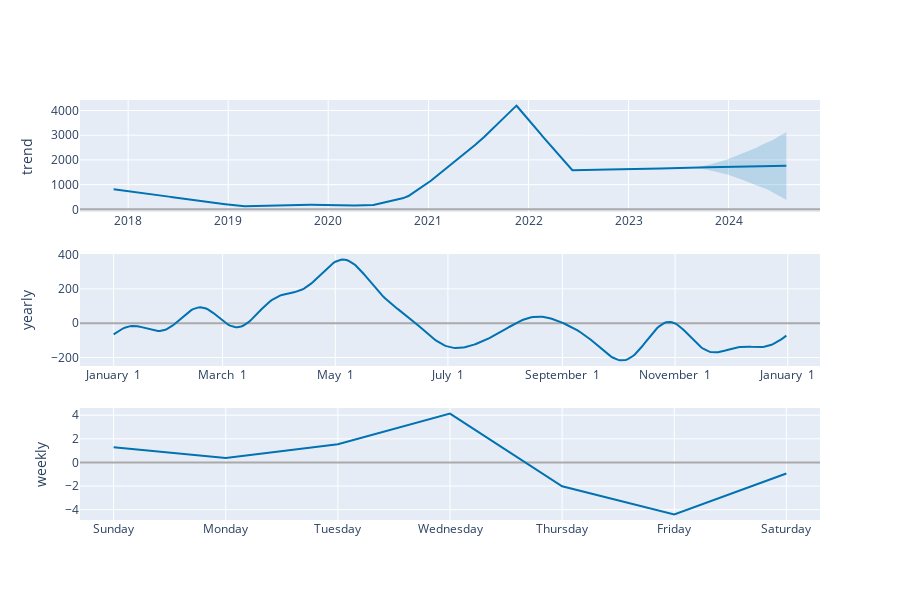

Notebook code cell kept with this figure:
### Code cell
plot_components_plotly(model_p, forecast)

### Figure 1 — Plotly figure (JSON) as saved in the notebook; plotly's stock layout.template omitted (floating-point values rounded to 4 significant figures; data arrays with more than 128 entries replaced by an {"elided": "..."} marker saying what was removed)
{"data": [{"line": {"color": "#0072B2", "width": 2}, "mode": "lines", "name": "trend", "type": "scatter", "x": {"elided": "2456 str values"}, "xaxis": "x", "y": {"elided": "2456 float values"}, "yaxis": "y"}, {"line": {"color": "rgba(0, 114, 178, 0.2)", "width": 0}, "mode": "lines", "name": "trend_upper", "type": "scatter", "x": {"elided": "2456 str values"}, "xaxis": "x", "y": {"elided": "2456 float values"}, "yaxis": "y"}, {"fill": "tonexty", "fillcolor": "rgba(0, 114, 178, 0.2)", "line": {"color": "rgba(0, 114, 178, 0.2)", "width": 0}, "mode": "lines", "name": "trend_lower", "type": "scatter", "x": {"elided": "2456 str values"}, "xaxis": "x", "y": {"elided": "2456 float values"}, "yaxis": "y"}, {"line": {"color": "#0072B2", "width": 2}, "mode": "lines", "name": "yearly", "type": "scatter", "x": {"elided": "365 str values"}, "xaxis": "x2", "y": {"elided": "365 float values"}, "yaxis": "y2"}, {"line": {"color": "#0072B2", "width": 2}, "mode": "lines", "name": "weekly", "type": "scatter", "x": ["2017-01-01T00:00:00", "2017-01-02T00:00:00", "2017-01-03T00:00:00", "2017-01-04T00:00:00", "2017-01-05T00:00:00", "2017-01-06T00:00:00", "2017-01-07T00:00:00"], "xaxis": "x3", "y": [1.295, 0.3832, 1.548, 4.135, -2.02, -4.4, -0.9415], "yaxis": "y3"}], "layout": {"height": 600, "showlegend": false, "width": 900, "xaxis": {"anchor": "y", "domain": [0, 1], "range": ["2017-07-09T06:00:00", "2024-11-29T18:00:00"], "type": "date"}, "xaxis2": {"anchor": "y2", "domain": [0, 1], "range": ["2016-12-13T18:54:02.958904", "2018-01-18T11:04:57.863013"], "tickformat": "%B %e", "type": "date"}, "xaxis3": {"anchor": "y3", "domain": [0, 1], "range": ["2016-12-31T16:48:00", "2017-01-07T07:12:00"], "tickformat": "%A", "type": "date"}, "yaxis": {"anchor": "x", "domain": [0.7333, 1], "rangemode": "normal", "title": {"text": "trend"}, "zerolinecolor": "#AAA"}, "yaxis2": {"anchor": "x2", "domain": [0.3667, 0.6333], "title": {"text": "yearly"}, "zerolinecolor": "#AAA"}, "yaxis3": {"anchor": "x3", "domain": [0, 0.2667], "title": {"text": "weekly"}, "zerolinecolor": "#AAA"}}}
